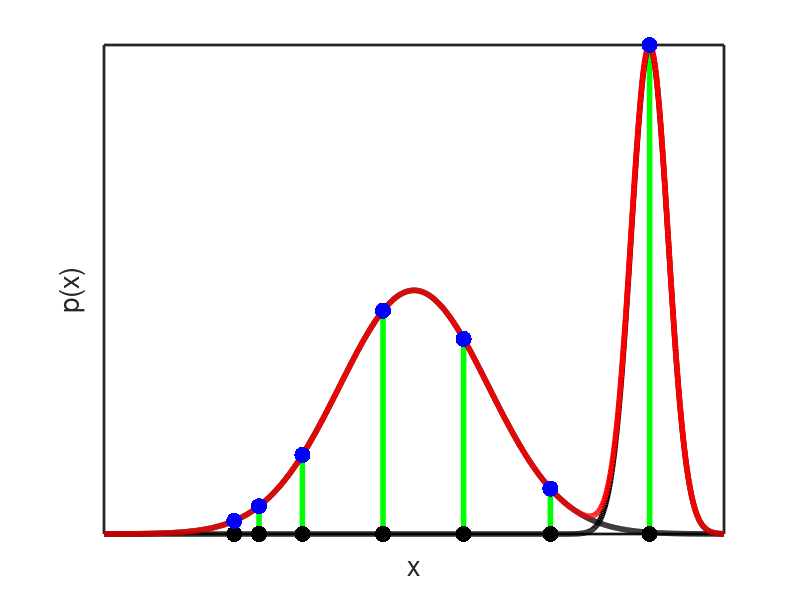

Reproduce this figure in MATLAB. (Note: this script raises an error after producing the figure.)
%function gmmSingularity
% Illustration of how singularities can arrise in the likelihood function
% of GMMS
%
% Code by Matthew Dunham

    f1 = @(x) normpdf(x,0.5,0.12);
    f2 = @(x) normpdf(x,0.88,0.03)/2;
    f3 = @(x) f1(x) + f2(x);
    domain = 0:0.001:1;
   
    dataPoints = [0.21 0.25 0.32 0.45 0.58 0.72 0.88];
    
    figure; hold on;
    stem(dataPoints',f3(dataPoints)','Color','g','LineWidth',4);
 
    plot(domain,f1(domain),'-k','LineWidth',4);
    plot(domain,f2(domain),'-k','LineWidth',4);
    plot(domain,f3(domain),'-r','LineWidth',4);
    
    plot(dataPoints,zeros(size(dataPoints)),'.k','MarkerSize',35);
    plot(dataPoints,f3(dataPoints),'.b','MarkerSize',35);

    xlabel('x','FontSize',20);
    ylabel('p(x)','FontSize',20);
    set(gca,'FontSize',18,'LineWidth',2,'XTick',[],'YTick',[],'box','on');
    axis tight;
    placeFigures('square',false);
    xlabel('x','FontSize',26);
    ylabel('p(x)','FontSize',26);
    set(gca,'FontSize',18,'LineWidth',2,'XTick',[],'YTick',[],'box','on');
    if doPrintPmtk, printPmtkFigures('gmmSingularity'); end;


%end
